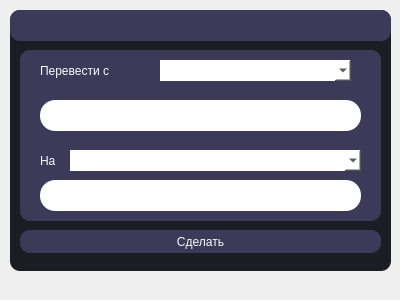
<?xml version="1.0" encoding="UTF-8"?>
<ui version="4.0">
 <class>Form</class>
 <widget class="QWidget" name="Form">
  <property name="geometry">
   <rect>
    <x>0</x>
    <y>0</y>
    <width>400</width>
    <height>300</height>
   </rect>
  </property>
  <property name="windowTitle">
   <string>Form</string>
  </property>
  <widget class="QFrame" name="frame">
   <property name="geometry">
    <rect>
     <x>10</x>
     <y>10</y>
     <width>381</width>
     <height>261</height>
    </rect>
   </property>
   <property name="styleSheet">
    <string notr="true">QFrame{
	border-radius: 10px;
	background-color: #1B1D23;
}</string>
   </property>
   <property name="frameShape">
    <enum>QFrame::StyledPanel</enum>
   </property>
   <property name="frameShadow">
    <enum>QFrame::Raised</enum>
   </property>
   <widget class="QFrame" name="frame_3">
    <property name="geometry">
     <rect>
      <x>0</x>
      <y>0</y>
      <width>381</width>
      <height>31</height>
     </rect>
    </property>
    <property name="styleSheet">
     <string notr="true">QFrame{
	border-radius: 10px;
	background-color:  #3d3a59;
}</string>
    </property>
    <property name="frameShape">
     <enum>QFrame::StyledPanel</enum>
    </property>
    <property name="frameShadow">
     <enum>QFrame::Raised</enum>
    </property>
    <widget class="QPushButton" name="pushButton_7">
     <property name="geometry">
      <rect>
       <x>744</x>
       <y>0</y>
       <width>31</width>
       <height>23</height>
      </rect>
     </property>
     <property name="styleSheet">
      <string notr="true">QPushButton:hover{
	background-color: #4a3c73;
}
QPushButton{
    border:none
}
QPushButton:pressed{
	background-color: #604d94;
}
</string>
     </property>
     <property name="text">
      <string/>
     </property>
    </widget>
    <widget class="QPushButton" name="pushButton_8">
     <property name="geometry">
      <rect>
       <x>704</x>
       <y>0</y>
       <width>31</width>
       <height>23</height>
      </rect>
     </property>
     <property name="styleSheet">
      <string notr="true">QPushButton {
    border: none;
}
QPushButton:hover{
	background-color: #4a3c73;
}
QPushButton:pressed{
	background-color: #604d94;
}
</string>
     </property>
     <property name="text">
      <string/>
     </property>
    </widget>
    <widget class="QPushButton" name="pushButton_13">
     <property name="geometry">
      <rect>
       <x>340</x>
       <y>0</y>
       <width>31</width>
       <height>23</height>
      </rect>
     </property>
     <property name="styleSheet">
      <string notr="true">QPushButton:hover{
	background-color: #4a3c73;
}
QPushButton{
    border:none
}
QPushButton:pressed{
	background-color: #604d94;
}
</string>
     </property>
     <property name="text">
      <string/>
     </property>
    </widget>
    <widget class="QPushButton" name="pushButton_14">
     <property name="geometry">
      <rect>
       <x>310</x>
       <y>0</y>
       <width>31</width>
       <height>23</height>
      </rect>
     </property>
     <property name="styleSheet">
      <string notr="true">QPushButton:hover{
	background-color: #4a3c73;
}
QPushButton{
    border:none
}
QPushButton:pressed{
	background-color: #604d94;
}
</string>
     </property>
     <property name="text">
      <string/>
     </property>
    </widget>
   </widget>
   <widget class="QFrame" name="frame_4">
    <property name="geometry">
     <rect>
      <x>10</x>
      <y>40</y>
      <width>361</width>
      <height>171</height>
     </rect>
    </property>
    <property name="styleSheet">
     <string notr="true">QFrame{
	border-radius: 10px;
	background-color:  #3d3a59;
}</string>
    </property>
    <property name="frameShape">
     <enum>QFrame::StyledPanel</enum>
    </property>
    <property name="frameShadow">
     <enum>QFrame::Raised</enum>
    </property>
    <widget class="QPushButton" name="pushButton_9">
     <property name="geometry">
      <rect>
       <x>744</x>
       <y>0</y>
       <width>31</width>
       <height>23</height>
      </rect>
     </property>
     <property name="styleSheet">
      <string notr="true">QPushButton:hover{
	background-color: #4a3c73;
}
QPushButton{
    border:none
}
QPushButton:pressed{
	background-color: #604d94;
}
</string>
     </property>
     <property name="text">
      <string/>
     </property>
    </widget>
    <widget class="QPushButton" name="pushButton_10">
     <property name="geometry">
      <rect>
       <x>704</x>
       <y>0</y>
       <width>31</width>
       <height>23</height>
      </rect>
     </property>
     <property name="styleSheet">
      <string notr="true">QPushButton {
    border: none;
}
QPushButton:hover{
	background-color: #4a3c73;
}
QPushButton:pressed{
	background-color: #604d94;
}
</string>
     </property>
     <property name="text">
      <string/>
     </property>
    </widget>
    <widget class="QLabel" name="label">
     <property name="geometry">
      <rect>
       <x>20</x>
       <y>10</y>
       <width>121</width>
       <height>21</height>
      </rect>
     </property>
     <property name="styleSheet">
      <string notr="true">QLabel {
	font: 12pt &quot;Sitka Small&quot;;
    border: none;
    border-radius: 10px;
	background-color:  #3d3a59;
    color: rgb(250, 250, 250);
}</string>
     </property>
     <property name="text">
      <string>Перевести с</string>
     </property>
    </widget>
    <widget class="QLineEdit" name="lineEdit">
     <property name="geometry">
      <rect>
       <x>20</x>
       <y>50</y>
       <width>321</width>
       <height>31</height>
      </rect>
     </property>
     <property name="styleSheet">
      <string notr="true">QLineEdit{
	border-radius: 15px;
	background-color: #fff;
    font: 12pt &quot;Sitka Small&quot;;
}</string>
     </property>
     <property name="text">
      <string/>
     </property>
    </widget>
    <widget class="QLabel" name="label_2">
     <property name="geometry">
      <rect>
       <x>20</x>
       <y>100</y>
       <width>47</width>
       <height>21</height>
      </rect>
     </property>
     <property name="styleSheet">
      <string notr="true">QLabel {
	font: 12pt &quot;Sitka Small&quot;;
    border: none;
    border-radius: 10px;
	background-color:  #3d3a59;
    color: rgb(250, 250, 250);
}</string>
     </property>
     <property name="text">
      <string>На</string>
     </property>
    </widget>
    <widget class="QLineEdit" name="lineEdit_2">
     <property name="geometry">
      <rect>
       <x>20</x>
       <y>130</y>
       <width>321</width>
       <height>31</height>
      </rect>
     </property>
     <property name="styleSheet">
      <string notr="true">QLineEdit{
	border-radius: 15px;
	background-color: #fff;
    font: 12pt &quot;Sitka Small&quot;;
}</string>
     </property>
     <property name="text">
      <string/>
     </property>
    </widget>
    <widget class="QComboBox" name="comboBox">
     <property name="geometry">
      <rect>
       <x>140</x>
       <y>10</y>
       <width>191</width>
       <height>21</height>
      </rect>
     </property>
     <property name="styleSheet">
      <string notr="true">QComboBox{
	border-radius: 15px;
	background-color: #fff;
    font: 12pt &quot;Sitka Small&quot;;
    color rgb(255, 255, 255)
}
QFrame{
     color: rgb(250, 250, 250);
}</string>
     </property>
    </widget>
    <widget class="QComboBox" name="comboBox_2">
     <property name="geometry">
      <rect>
       <x>50</x>
       <y>100</y>
       <width>291</width>
       <height>21</height>
      </rect>
     </property>
     <property name="styleSheet">
      <string notr="true">QComboBox{
	border-radius: 15px;
	background-color: #fff;
    font: 12pt &quot;Sitka Small&quot;;
    color rgb(255, 255, 255)
}
QFrame{
     color: rgb(250, 250, 250);
}</string>
     </property>
    </widget>
   </widget>
   <widget class="QPushButton" name="pushButton">
    <property name="geometry">
     <rect>
      <x>10</x>
      <y>220</y>
      <width>361</width>
      <height>23</height>
     </rect>
    </property>
    <property name="styleSheet">
     <string notr="true">QPushButton {
	font: 12pt &quot;Sitka Small&quot;;
    border: none;
    border-radius: 10px;
	background-color:  #3d3a59;
    color: rgb(250, 250, 250);
}
QPushButton:hover{
	background-color: #4a3c73;
}
QPushButton:pressed{
	background-color: #604d94;
}

</string>
    </property>
    <property name="text">
     <string>Сделать</string>
    </property>
   </widget>
  </widget>
 </widget>
 <resources/>
 <connections/>
</ui>
